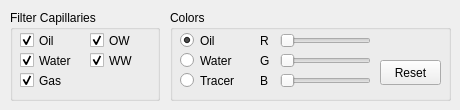
        <widget class="QWidget" name="tab_20">
         <attribute name="title">
          <string>Advanced Options</string>
         </attribute>
         <widget class="QGroupBox" name="visiblePhases">
          <property name="geometry">
           <rect>
            <x>10</x>
            <y>10</y>
            <width>150</width>
            <height>91</height>
           </rect>
          </property>
          <property name="sizePolicy">
           <sizepolicy hsizetype="MinimumExpanding" vsizetype="Minimum">
            <horstretch>0</horstretch>
            <verstretch>0</verstretch>
           </sizepolicy>
          </property>
          <property name="minimumSize">
           <size>
            <width>150</width>
            <height>91</height>
           </size>
          </property>
          <property name="title">
           <string>Filter Capillaries</string>
          </property>
          <property name="flat">
           <bool>true</bool>
          </property>
          <property name="checkable">
           <bool>false</bool>
          </property>
          <widget class="QCheckBox" name="visibleOilCheckBox">
           <property name="geometry">
            <rect>
             <x>10</x>
             <y>20</y>
             <width>71</width>
             <height>21</height>
            </rect>
           </property>
           <property name="text">
            <string>Oil</string>
           </property>
           <property name="checked">
            <bool>true</bool>
           </property>
          </widget>
          <widget class="QCheckBox" name="visibleWaterCheckBox">
           <property name="geometry">
            <rect>
             <x>10</x>
             <y>40</y>
             <width>71</width>
             <height>21</height>
            </rect>
           </property>
           <property name="text">
            <string>Water</string>
           </property>
           <property name="checked">
            <bool>true</bool>
           </property>
          </widget>
          <widget class="QCheckBox" name="visibleGasCheckBox">
           <property name="geometry">
            <rect>
             <x>10</x>
             <y>60</y>
             <width>71</width>
             <height>21</height>
            </rect>
           </property>
           <property name="text">
            <string>Gas</string>
           </property>
           <property name="checked">
            <bool>true</bool>
           </property>
          </widget>
          <widget class="QCheckBox" name="visibleOilWetCheckBox">
           <property name="geometry">
            <rect>
             <x>80</x>
             <y>20</y>
             <width>71</width>
             <height>21</height>
            </rect>
           </property>
           <property name="text">
            <string>OW</string>
           </property>
           <property name="checked">
            <bool>true</bool>
           </property>
          </widget>
          <widget class="QCheckBox" name="visibleWaterWetCheckBox">
           <property name="geometry">
            <rect>
             <x>80</x>
             <y>40</y>
             <width>71</width>
             <height>21</height>
            </rect>
           </property>
           <property name="text">
            <string>WW</string>
           </property>
           <property name="checked">
            <bool>true</bool>
           </property>
          </widget>
         </widget>
         <widget class="QGroupBox" name="visiblePhases_13">
          <property name="geometry">
           <rect>
            <x>170</x>
            <y>10</y>
            <width>281</width>
            <height>91</height>
           </rect>
          </property>
          <property name="sizePolicy">
           <sizepolicy hsizetype="MinimumExpanding" vsizetype="Minimum">
            <horstretch>0</horstretch>
            <verstretch>0</verstretch>
           </sizepolicy>
          </property>
          <property name="minimumSize">
           <size>
            <width>150</width>
            <height>91</height>
           </size>
          </property>
          <property name="title">
           <string>Colors</string>
          </property>
          <property name="flat">
           <bool>true</bool>
          </property>
          <property name="checkable">
           <bool>false</bool>
          </property>
          <widget class="QRadioButton" name="oilColor">
           <property name="geometry">
            <rect>
             <x>10</x>
             <y>20</y>
             <width>71</width>
             <height>21</height>
            </rect>
           </property>
           <property name="text">
            <string>Oil</string>
           </property>
           <property name="checked">
            <bool>true</bool>
           </property>
          </widget>
          <widget class="QRadioButton" name="waterColor">
           <property name="geometry">
            <rect>
             <x>10</x>
             <y>40</y>
             <width>71</width>
             <height>21</height>
            </rect>
           </property>
           <property name="text">
            <string>Water</string>
           </property>
          </widget>
          <widget class="QRadioButton" name="tracerColor">
           <property name="geometry">
            <rect>
             <x>10</x>
             <y>60</y>
             <width>71</width>
             <height>21</height>
            </rect>
           </property>
           <property name="text">
            <string>Tracer</string>
           </property>
          </widget>
          <widget class="QSlider" name="Rcolor">
           <property name="geometry">
            <rect>
             <x>110</x>
             <y>20</y>
             <width>91</width>
             <height>21</height>
            </rect>
           </property>
           <property name="maximum">
            <number>255</number>
           </property>
           <property name="orientation">
            <enum>Qt::Horizontal</enum>
           </property>
          </widget>
          <widget class="QSlider" name="Gcolor">
           <property name="geometry">
            <rect>
             <x>110</x>
             <y>40</y>
             <width>91</width>
             <height>21</height>
            </rect>
           </property>
           <property name="maximum">
            <number>255</number>
           </property>
           <property name="orientation">
            <enum>Qt::Horizontal</enum>
           </property>
          </widget>
          <widget class="QSlider" name="Bcolor">
           <property name="geometry">
            <rect>
             <x>110</x>
             <y>60</y>
             <width>91</width>
             <height>21</height>
            </rect>
           </property>
           <property name="maximum">
            <number>255</number>
           </property>
           <property name="orientation">
            <enum>Qt::Horizontal</enum>
           </property>
          </widget>
          <widget class="QPushButton" name="pushButton_4">
           <property name="geometry">
            <rect>
             <x>210</x>
             <y>50</y>
             <width>61</width>
             <height>25</height>
            </rect>
           </property>
           <property name="text">
            <string>Reset</string>
           </property>
          </widget>
          <widget class="QLabel" name="label_55">
           <property name="geometry">
            <rect>
             <x>90</x>
             <y>20</y>
             <width>21</width>
             <height>21</height>
            </rect>
           </property>
           <property name="text">
            <string>R</string>
           </property>
          </widget>
          <widget class="QLabel" name="label_56">
           <property name="geometry">
            <rect>
             <x>90</x>
             <y>40</y>
             <width>21</width>
             <height>21</height>
            </rect>
           </property>
           <property name="text">
            <string>G</string>
           </property>
          </widget>
          <widget class="QLabel" name="label_57">
           <property name="geometry">
            <rect>
             <x>90</x>
             <y>60</y>
             <width>21</width>
             <height>21</height>
            </rect>
           </property>
           <property name="text">
            <string>B</string>
           </property>
          </widget>
         </widget>
        </widget>
